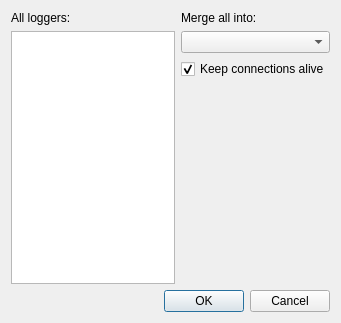
<?xml version="1.0" encoding="UTF-8"?>
<ui version="4.0">
 <class>Dialog</class>
 <widget class="QDialog" name="Dialog">
  <property name="geometry">
   <rect>
    <x>0</x>
    <y>0</y>
    <width>341</width>
    <height>323</height>
   </rect>
  </property>
  <property name="windowTitle">
   <string>Dialog</string>
  </property>
  <layout class="QGridLayout" name="gridLayout">
   <item row="1" column="2" colspan="2">
    <widget class="QComboBox" name="dstComboBox"/>
   </item>
   <item row="5" column="0" colspan="4">
    <widget class="QDialogButtonBox" name="buttonBox">
     <property name="orientation">
      <enum>Qt::Horizontal</enum>
     </property>
     <property name="standardButtons">
      <set>QDialogButtonBox::Cancel|QDialogButtonBox::Ok</set>
     </property>
    </widget>
   </item>
   <item row="1" column="0" rowspan="4" colspan="2">
    <widget class="QListWidget" name="loggerList">
     <property name="defaultDropAction">
      <enum>Qt::IgnoreAction</enum>
     </property>
     <property name="selectionMode">
      <enum>QAbstractItemView::MultiSelection</enum>
     </property>
    </widget>
   </item>
   <item row="2" column="2" colspan="2">
    <widget class="QCheckBox" name="keepAliveCheckBox">
     <property name="text">
      <string>Keep connections alive</string>
     </property>
     <property name="checked">
      <bool>true</bool>
     </property>
    </widget>
   </item>
   <item row="0" column="0" colspan="2">
    <widget class="QLabel" name="label">
     <property name="text">
      <string>All loggers:</string>
     </property>
    </widget>
   </item>
   <item row="0" column="2" colspan="2">
    <widget class="QLabel" name="label_2">
     <property name="text">
      <string>Merge all into:</string>
     </property>
    </widget>
   </item>
   <item row="4" column="2" colspan="2">
    <spacer name="verticalSpacer">
     <property name="orientation">
      <enum>Qt::Vertical</enum>
     </property>
     <property name="sizeHint" stdset="0">
      <size>
       <width>20</width>
       <height>169</height>
      </size>
     </property>
    </spacer>
   </item>
  </layout>
  <zorder>label</zorder>
  <zorder>loggerList</zorder>
  <zorder>label_2</zorder>
  <zorder>dstComboBox</zorder>
  <zorder>buttonBox</zorder>
  <zorder>verticalSpacer</zorder>
  <zorder>keepAliveCheckBox</zorder>
 </widget>
 <resources/>
 <connections>
  <connection>
   <sender>buttonBox</sender>
   <signal>accepted()</signal>
   <receiver>Dialog</receiver>
   <slot>accept()</slot>
   <hints>
    <hint type="sourcelabel">
     <x>247</x>
     <y>303</y>
    </hint>
    <hint type="destinationlabel">
     <x>186</x>
     <y>248</y>
    </hint>
   </hints>
  </connection>
  <connection>
   <sender>buttonBox</sender>
   <signal>rejected()</signal>
   <receiver>Dialog</receiver>
   <slot>reject()</slot>
   <hints>
    <hint type="sourcelabel">
     <x>250</x>
     <y>296</y>
    </hint>
    <hint type="destinationlabel">
     <x>305</x>
     <y>249</y>
    </hint>
   </hints>
  </connection>
 </connections>
</ui>
